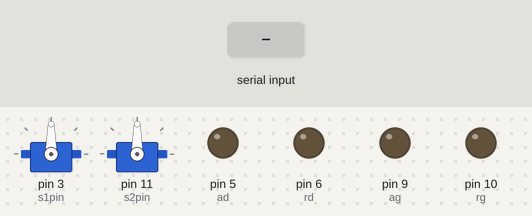
The sketch below on a simulated Arduino Uno, built with avr-gcc and run on an emulated ATmega328P. Parts: 2 × servo, output pins drawn as LEDs (lit = HIGH). The inputs (shaded band) are chosen by the test bench.

Above: at 1.2 s.
1.3 s: "F" received over Serial
At 1.9 s:
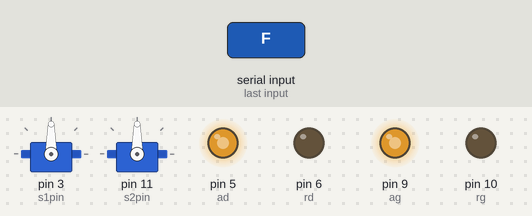
2.8 s: "B" received over Serial
At 4.0 s:
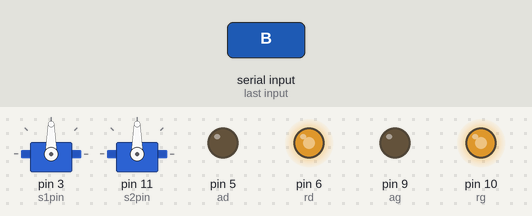
4.3 s: "R" received over Serial
At 5.4 s:
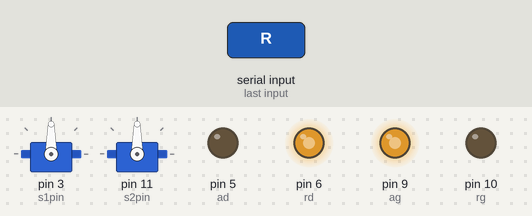
5.8 s: "L" received over Serial
At 6.5 s:
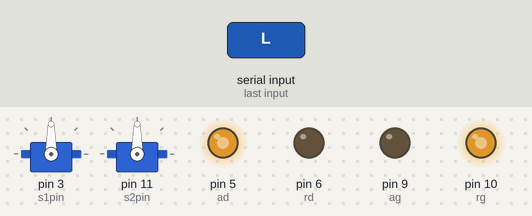
Timing chart, 0 to 8.3 s (numbered marks = the images above; inputs shaded):
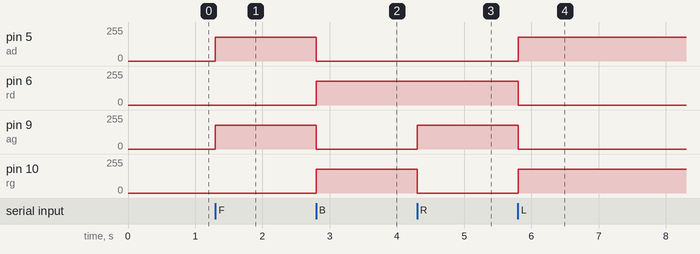

Measured:
- after the input at 1.3 s, pin 5 (ad), pin 9 (ag): 0/255 → 180/255 at once
- after the input at 2.8 s, pin 5 (ad), pin 9 (ag): 180/255 → 0/255 at once; pin 6 (rd), pin 10 (rg): 0/255 → 180/255 at once
- after the input at 4.3 s, pin 9 (ag): 0/255 → 180/255 at once; pin 10 (rg): 180/255 → 0/255 at once
- after the input at 5.8 s, pin 5 (ad), pin 10 (rg): 0/255 → 180/255 at once; pin 6 (rd), pin 9 (ag): 180/255 → 0/255 at once

The sketch:

sketch_may24a.ino
```cpp
#include <Servo.h>

// Moteur imin
#define ad 5
#define rd 6

// Moteur isar
#define ag 9
#define rg 10

//servo
#define s1pin 3
#define s2pin 11
Servo s1;
Servo s2;
int s1Val=0,s2Val=0;//tous les servo sont a l etat 0

//SERVO OR MOTOR
bool changer=1;

//speed
#define speed 180
void Avancer(int sp) {
  analogWrite(ag, sp); //full forward drive for left side motors
  analogWrite(rg,0);   //zero reverse drive for left side motors
  analogWrite(ad,sp);  //full forward drive for right side motors
  analogWrite(rd,0);    //zero reverse drive for right side motors
}

void Reculer(int sp) {
    analogWrite(ag, 0);   //zero forward drive for left side motors
    analogWrite(rg,sp); //full reverse drive for left side motors
    analogWrite(ad,0);    //zero forward drive for right side motors
    analogWrite(rd,sp);  //full reverse drive for right side motors

}
void Gauche(int sp) {
    analogWrite(ag, 0);   //zero forward drive for left side motors
    analogWrite(rg,sp); //full reverse drive for left side motors
    analogWrite(ad,sp);    //zero forward drive for right side motors
    analogWrite(rd,0);  //full reverse drive for right side motors
}
void Droite(int sp) {
    analogWrite(ag, sp);   //zero forward drive for left side motors
    analogWrite(rg,0); //full reverse drive for left side motors
    analogWrite(ad,0);    //zero forward drive for right side motors
    analogWrite(rd,sp);  //full reverse drive for right side motors
}
void Stop() {
  analogWrite(ad, 0);
  analogWrite(ag, 0);
  analogWrite(rg, 0);
  analogWrite(rd, 0);
}
int verif(int val){
  if(val>180){
    return 180;
  }else if(val<0){
    return 0;
  }
  return val;
}
void setup() {
  //motor setup
  pinMode(ad, OUTPUT);
  pinMode(rd, OUTPUT);
  pinMode(ag, OUTPUT);
  pinMode(rg, OUTPUT);

  //servo setup
  s1.attach(s1pin);  // attaches the servo on pin s1pin to the servo object
  s2.attach(s2pin);

  //Bluttoth
  Serial.begin(9600);

}

void loop() {
  // put your main code here, to run repeatedly:
  if (Serial.available()){
    char donnee=Serial.read();
    switch(donnee){
      case 'F':
        if (changer){
          Avancer(speed);
        }else{
          s1Val++;
          s1Val=verif(s1Val);
          s1.write(s1Val);
        }
        break;
      case 'B':
         if (changer){
          Reculer(speed);
        }else{
          s1Val--;
          s1Val=verif(s1Val);
          s1.write(s1Val);
        }
        break;
      case 'R':
        if (changer){
          Droite(speed);
        }else{
          s2Val++;
          s2Val=verif(s2Val);
          s2.write(s2Val);
        }
        break;
      case 'L':
        if (changer){
          Gauche(speed);
        }else{
          s2Val--;
          s2Val=verif(s2Val);
          s2.write(s2Val);
        }
        break;
      case 'V':
        changer=0;
        break;
      case 'v':
        changer=1;
        break;
      default:
        Stop();
        break;
    }
  }
}
```
